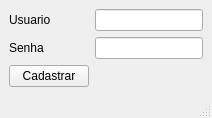
<?xml version="1.0" encoding="UTF-8"?>
<ui version="4.0">
 <class>MainWindow</class>
 <widget class="QMainWindow" name="MainWindow">
  <property name="windowTitle">
   <string>MainWindow</string>
  </property>
  <widget class="QWidget" name="centralwidget">
   <layout class="QGridLayout" name="gridLayout">
    <item row="1" column="0">
     <widget class="QLabel" name="senha">
      <property name="text">
       <string>Senha</string>
      </property>
     </widget>
    </item>
    <item row="0" column="0">
     <widget class="QLabel" name="usuario">
      <property name="text">
       <string>Usuario</string>
      </property>
     </widget>
    </item>
    <item row="1" column="1">
     <widget class="QLineEdit" name="senhaEdit"/>
    </item>
    <item row="0" column="1">
     <widget class="QLineEdit" name="usuarioEdit"/>
    </item>
    <item row="2" column="0">
     <widget class="QPushButton" name="enviarCadastro">
      <property name="text">
       <string>Cadastrar</string>
      </property>
     </widget>
    </item>
   </layout>
  </widget>
  <widget class="QMenuBar" name="menubar">
   <property name="geometry">
    <rect>
     <x>0</x>
     <y>0</y>
     <width>227</width>
     <height>22</height>
    </rect>
   </property>
  </widget>
  <widget class="QStatusBar" name="statusbar"/>
 </widget>
 <resources/>
 <connections/>
</ui>
